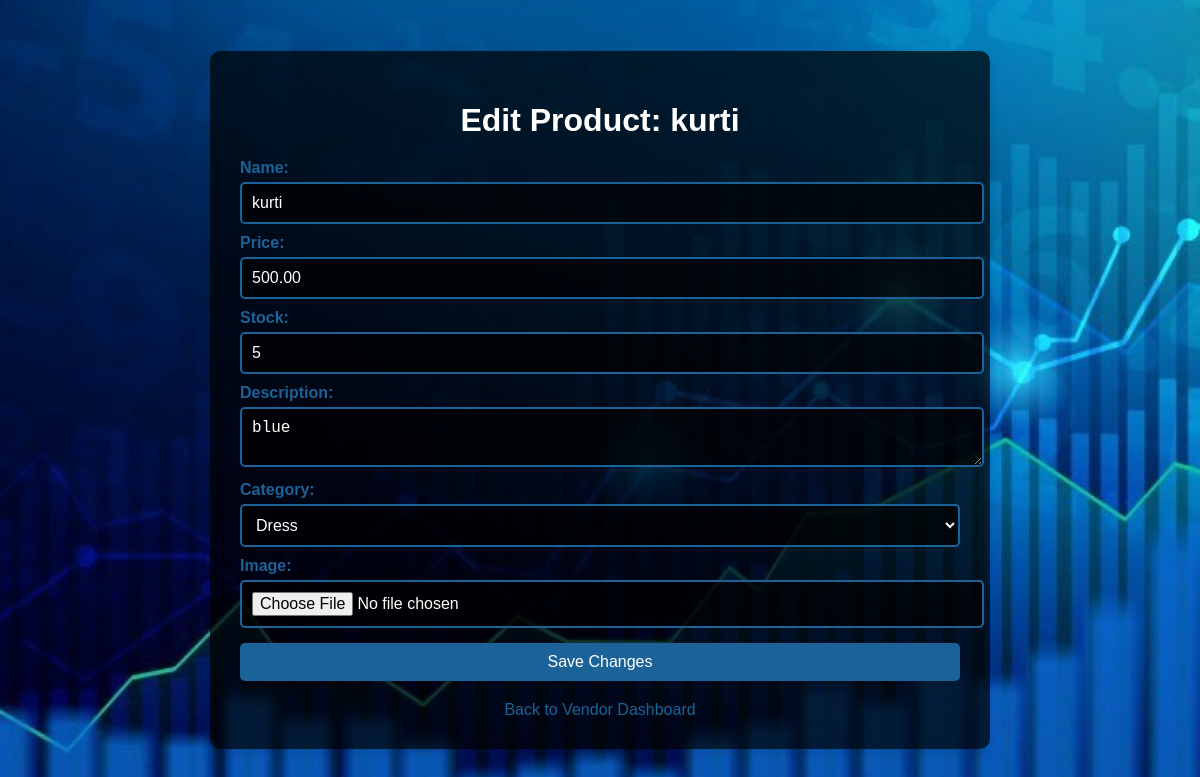
The page /edit-product/3/ (signed in) on the database its author committed.
### products/models.py (models this page shows, shortened)
class Product(models.Model):
    vendor = models.ForeignKey('auth.User', on_delete=models.CASCADE)
    name = models.CharField(max_length=255)
    price = models.DecimalField(max_digits=10, decimal_places=2)
    quantity = models.CharField(max_length=100)
    description = models.TextField(blank=True, null=True)
    image = models.ImageField(upload_to='products/')
    category = models.ForeignKey(Category, on_delete=models.SET_NULL, null=True, blank=True)
    buy_link = models.URLField(blank=True, null=True)

class Category(models.Model):
    name = models.CharField(max_length=100)

### products/views.py (the view)
# urls.py: path('edit-product/<int:product_id>/', views.edit_product, name='edit_product'),  # Fix here
@login_required
def edit_product(request, product_id):
    product = get_object_or_404(Product, id=product_id, vendor=request.user)
    if request.method == 'POST':
        name = request.POST.get('name')
        price = request.POST.get('price')
        quantity = request.POST.get('quantity')
        description = request.POST.get('description')
        category_id = request.POST.get('category')
        image = request.FILES.get('image')
        if not name or not price or not quantity or not category_id:
            return render(request, 'products/edit_product.html', {
                'error_message': 'Please fill out all fields correctly.',
                'product': product
            })
        try:
            new_price = float(price)
            quantity = str(quantity)
        except ValueError:
            return render(request, 'products/edit_product.html', {
                'error_message': 'Price  must be valid numbers.',
                'product': product
            })
        category = Category.objects.get(id=category_id)
        old_price = product.price
        product.name = name
        product.price = new_price
        product.quantity = quantity
        product.description = description
        product.category = category
        if image:
            product.image = image
        product.save()  # Save the updated product details
        if new_price != old_price:
            from .models import Notification  # Import here or at the top of the file
            Notification.objects.create(
                product=product,
                message=f"The price for '{product.name}' has changed from ${old_price} to ${new_price}."
            )
        return redirect('vendor_dashboard')  # Redirect to vendor dashboard after saving
    else:
        categories = Category.objects.all()  # Get available categories for the dropdown
        return render(request, 'products/edit_product.html', {
            'product': product,
            'categories': categories
        })

### products/templates/products/edit_product.html (shortened to what this page needs)
<!DOCTYPE html>
<html lang="en">
<head>
    {% load static %}
    <link rel="stylesheet" href="https://cdnjs.cloudflare.com/ajax/libs/font-awesome/6.4.2/css/all.min.css">
</head>
<body>
    <div class="container">
        <h1>Edit Product: {{ product.name }}</h1>
        <form method="POST" enctype="multipart/form-data">
            <label for="id_name">Name:</label>
            <input type="text" name="name" value="{{ product.name }}" required>
            <label for="id_price">Price:</label>
            <input type="number" step="0.01" name="price" value="{{ product.price }}" required>
            <label for="id_quantity">Stock:</label>
            <input type="number" name="quantity" value="{{ product.quantity }}" required>
            <label for="id_description">Description:</label>
            <textarea name="description">{{ product.description }}</textarea>
            <label for="id_category">Category:</label>
            <select name="category" required>
                {% for category in categories %}
                    <option value="{{ category.id }}" {% if category.id == product.category.id %}selected{% endif %}>{{ category.name }}</option>
                {% endfor %}
            </select>
            <label for="id_image">Image:</label>
            <input type="file" name="image">
            <button type="submit">Save Changes</button>
        </form>
        <a href="{% url 'vendor_dashboard' %}" class="back-link">Back to Vendor Dashboard</a>
    </div>
</body>
</html>

### rows shown on the page
Product: name "kurti", price "500.00", quantity "5", description "blue", category "Dress"
